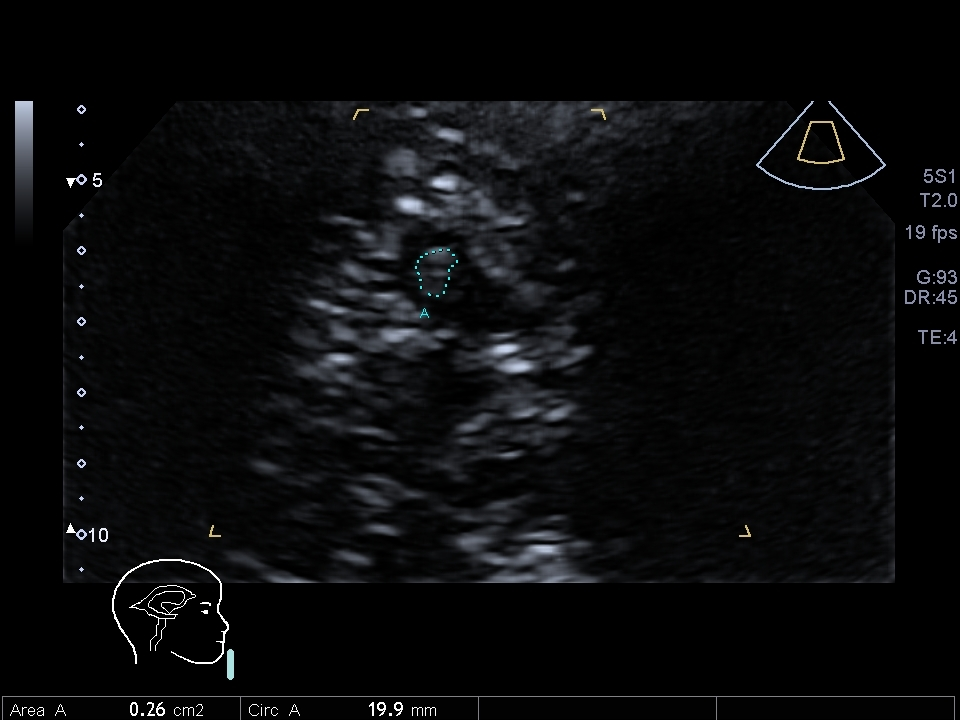
#> input picture images_samples/sample1.jpg, 960 x 720 px
$ python -i gg_prepr.py   (imports and definitions only)
#> lines starting #> are read from the running program, lines starting #| are printed output that depends on the picture; after the words box and inside, x2 and y2 are one past the last pixel; in counts of white or black regions, pixels touching at a corner belong together
"""
Copyright (C) 2022 Giansalvo Gusinu <profgusinu@gmail.com>

Permission is hereby granted, free of charge, to any person obtaining a
copy of this software and associated documentation files (the "Software"),
to deal in the Software without restriction, including without limitation
the rights to use, copy, modify, merge, publish, distribute, sublicense,
and/or sell copies of the Software, and to permit persons to whom the
Software is furnished to do so, subject to the following conditions:

The above copyright notice and this permission notice shall be included in
all copies or substantial portions of the Software.

THE SOFTWARE IS PROVIDED "AS IS", WITHOUT WARRANTY OF ANY KIND, EXPRESS OR
IMPLIED, INCLUDING BUT NOT LIMITED TO THE WARRANTIES OF MERCHANTABILITY,
FITNESS FOR A PARTICULAR PURPOSE AND NONINFRINGEMENT. IN NO EVENT SHALL
THE AUTHORS OR COPYRIGHT HOLDERS BE LIABLE FOR ANY CLAIM, DAMAGES OR OTHER
LIABILITY, WHETHER IN AN ACTION OF CONTRACT, TORT OR OTHERWISE, ARISING
FROM, OUT OF OR IN CONNECTION WITH THE SOFTWARE OR THE USE OR OTHER
DEALINGS IN THE SOFTWARE.
"""
import argparse
import logging
import os
import time
from venv import logger
import cv2
import numpy as np

# COPYRIGHT NOTICE AND PROGRAM VERSION
COPYRIGHT_NOTICE = "Copyright (C) 2022 Giansalvo Gusinu"
PROGRAM_VERSION = "1.0"

# CONSTANTS
ACTION_ANONYMIZE = "anonymize"
ACTION_CROP = "crop"
ACTION_MASK = "mask"
ACTION_MEASURE = "measure"
ACTION_TRIMAP = "trimap"
ACTION_HEALTHY = "healthy"
ACTION_IMBALANCE = "imbalance"
CROP_X_DEFAULT = 330
CROP_Y_DEFAULT = 165
CROP_W_DEFAULT = 300
CROP_H_DEFAULT = 300
ANONYMIZE_X_DEFAULT = 0
ANONYMIZE_Y_DEFAULT = 0
ANONYMIZE_W_DEFAULT = 1240
ANONYMIZE_H_DEFAULT = 100
VALUE_FOREGROUND    = 1
VALUE_BORDER        = 2
VALUE_BACKGROUND    = 3

# COLOUR MASKS
cyan_lower = np.array([34, 85, 30])
cyan_upper = np.array([180, 252, 234])
white_lower = np.array([0, 0, 255])
white_upper = np.array([180, 255, 255])
green_lower = np.array([1, 0, 0])
green_upper = np.array([80, 255, 255])
contour_color = (0, 255, 0)  # green contour (BGR)
fill_color = list(contour_color)

# DIRECTORIES
SUBDIR_WHITE = "white"
SUBDIR_CYAN = "cyan"
SUBDIR_BINARY = "bin"
SUBDIR_VISIBLE = "visible"

# [30 lines left out: functions measure_area, anonimize, put_text, not called in this run]


def fill_contours_white(finput, num_extra_iteration=4):
#> called with finput = 'images_samples/sample1.jpg', num_extra_iteration = 4
    lower_color = white_lower
    upper_color = white_upper

    logging.basicConfig(level=logging.WARNING)
    logger = logging.getLogger('gians')

    # thick=3 NOT GOOD! thick=2 THE BEST BUT NEED SECOND PASS BECAUSE OF DISCONNECTIONS!
    contour_thick = 2
    #fn, fext = os.path.splitext(os.path.basename(finput))

    img_orig = cv2.imread(finput)
#> img_orig is the input picture: shape (720, 960, 3); mean B, G, R 11.6, 10.6, 10
    img = img_orig.copy()
    (img_h, img_w) = img_orig.shape[:2]
#> img_h = 720; img_w = 960
    logger.info("Image loaded: " + str(img_w) + "x" + str(img_h))

    # change color space and set color mask
    imghsv = cv2.cvtColor(img, cv2.COLOR_BGR2HSV)
#> imghsv: shape (720, 960, 3); mean H, S, V 38.1, 24.3, 11.7
    mask_color = cv2.inRange(imghsv, lower_color, upper_color)
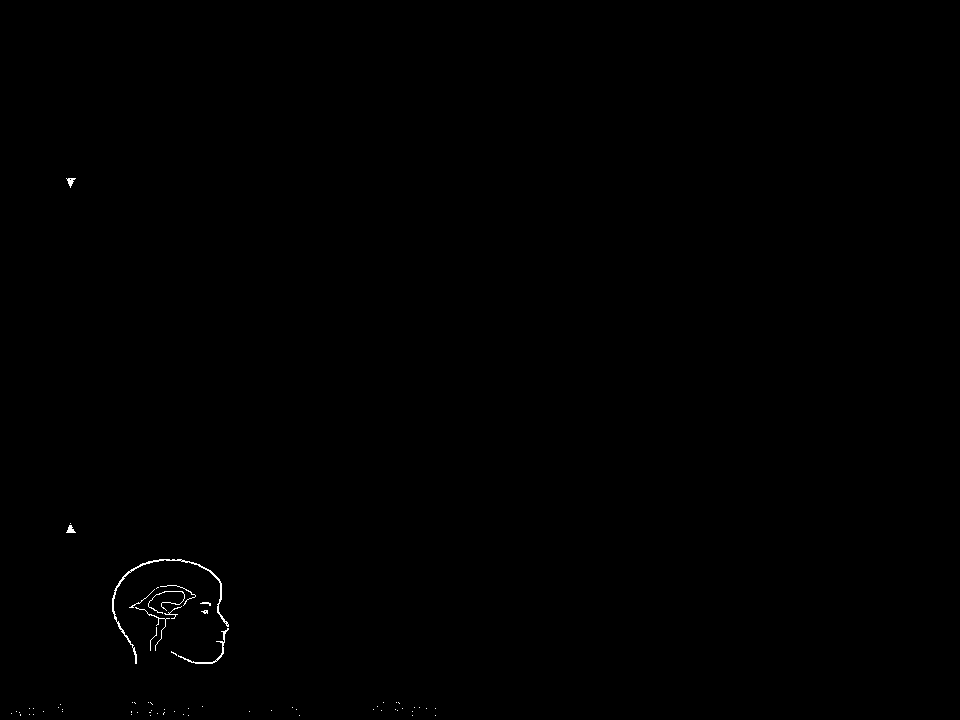
#> mask_color: shape (720, 960); 0.17% white in thin lines or dots, all inside (x1, y1, x2, y2) = (11, 178, 436, 716)

    # PASS 1: Close contour
    # ksize=(3,3,) more disconnections; ksize=(5,5) THE BEST; ksize=(7,7) bigger border
    kernel = cv2.getStructuringElement(cv2.MORPH_RECT, (5, 5))
    # iteration=2 NOT GOOD!
    img_close_contours = cv2.morphologyEx(mask_color, cv2.MORPH_CLOSE, kernel, iterations=1)
#> img_close_contours: shape (720, 960); 0.24% white; 46 white regions (40 under 20 px)

    # PASS 1: Find outer contours
    cnts, _ = cv2.findContours(img_close_contours, cv2.RETR_EXTERNAL, cv2.CHAIN_APPROX_NONE)
#> cnts = 46 contours, 42 with area under 20; largest, box (x1, y1, x2, y2) and area: (129, 585, 196, 651) 1356, (112, 559, 229, 664) 376, (66, 523, 76, 533) 34, (66, 178, 76, 188) 34
    # img_contours = np.zeros((img.shape[0], img.shape[1], 3), dtype="uint8")  # RGB image black
    # cv2.drawContours(img_contours, cnts, -1, contour_color, contour_thick)

    # PASS 1: fill contours
    img_filled = np.zeros((img.shape[0], img.shape[1], 3), dtype="uint8")  # BGR image black
    cv2.fillPoly(img_filled, pts=cnts, color=fill_color)

    # sharpen contours: change all non-black pixels to "fill_color"
    img_green_seg = img_filled.copy()
    black_pixels_mask = np.all(img_green_seg == [0, 0, 0], axis=-1)
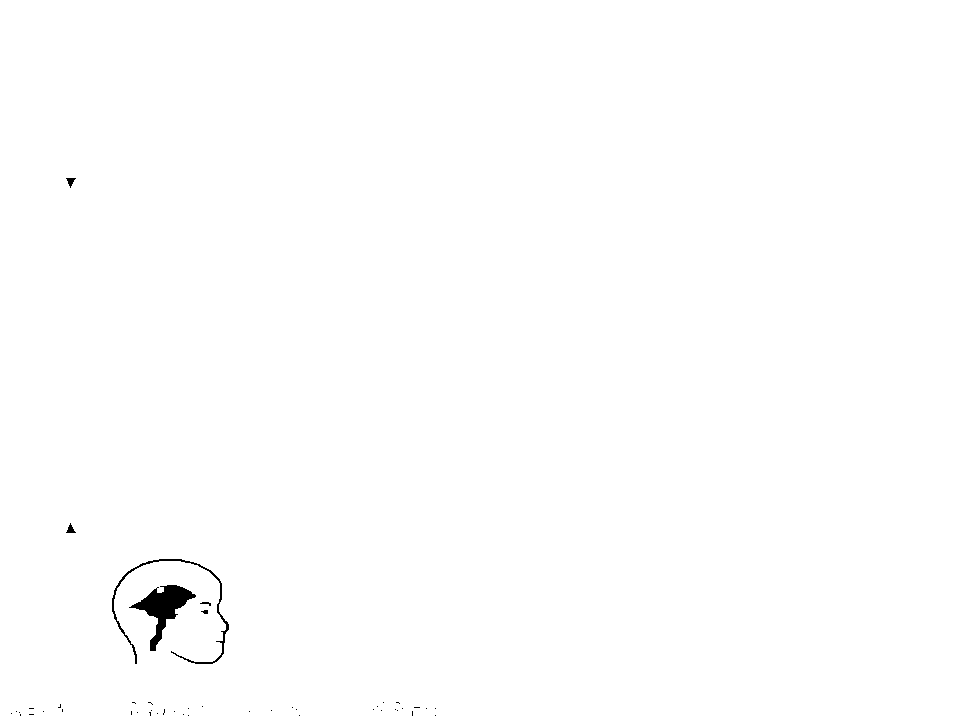
#> black_pixels_mask: shape (720, 960) bool; 99.7% white; 46 black regions (40 under 20 px), largest, box (x1, y1, x2, y2) and area: (129, 585, 196, 651) 1473, (112, 559, 229, 664) 694, (66, 178, 76, 188) 49, (66, 523, 76, 533) 49, (200, 602, 211, 606) 22, (201, 610, 208, 614) 20
    non_black_pixels_mask = ~black_pixels_mask
    img_green_seg[non_black_pixels_mask] = [0, 255, 0]

    for x in range(num_extra_iteration):
        # Close contour
        imghsv = cv2.cvtColor(img_green_seg, cv2.COLOR_BGR2HSV)
        mask_green = cv2.inRange(imghsv, green_lower, green_upper)
        # ksize=(3,3) more disconnections; ksize=(5,5) THE BEST; ksize=(7,7) too bigger border
        kernel = cv2.getStructuringElement(cv2.MORPH_RECT, (5, 5))
        # iteration=2 NOT GOOD!
        img_close_contours = cv2.morphologyEx(mask_green, cv2.MORPH_CLOSE, kernel, iterations=1)

        # Find outer contours
        cnts, _ = cv2.findContours(img_close_contours, cv2.RETR_EXTERNAL, cv2.CHAIN_APPROX_NONE)
        img_contours = np.zeros((img.shape[0], img.shape[1], 3), dtype="uint8")  # BGR black image
        cv2.drawContours(img_contours, cnts, -1, contour_color, contour_thick)
        img_green_seg = img_contours
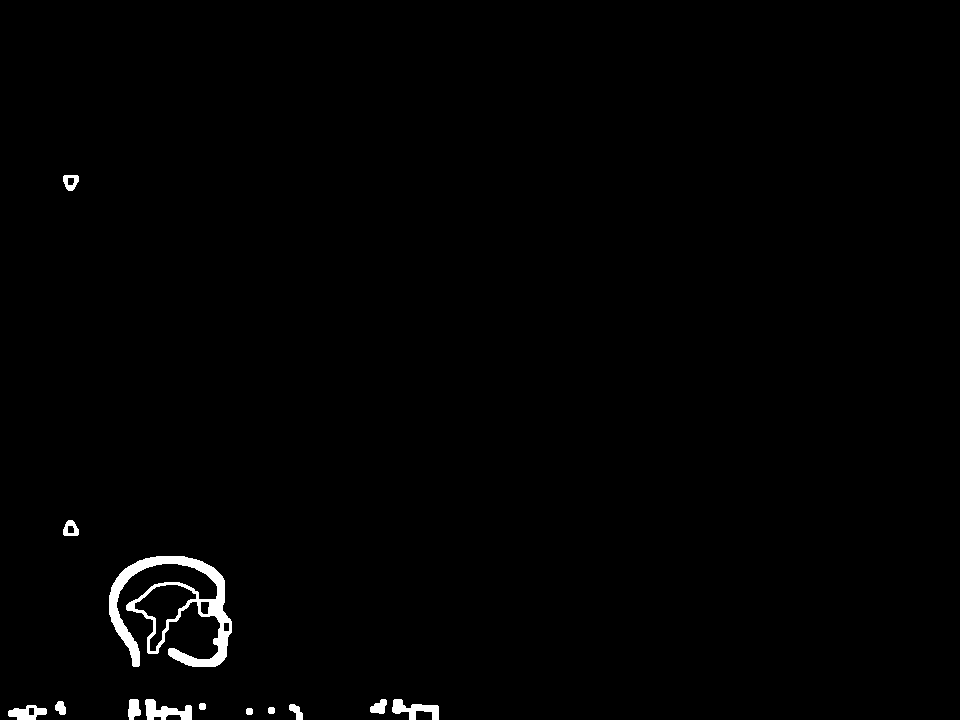
#> img_close_contours: shape (720, 960); 0.98% white; 13 white regions, largest, box (x1, y1, x2, y2) and area: (109, 556, 232, 667) 4276, (145, 699, 192, 720) 548, (392, 699, 439, 720) 495
#> imghsv: shape (720, 960, 3); mean H, S, V 0.5, 2, 2
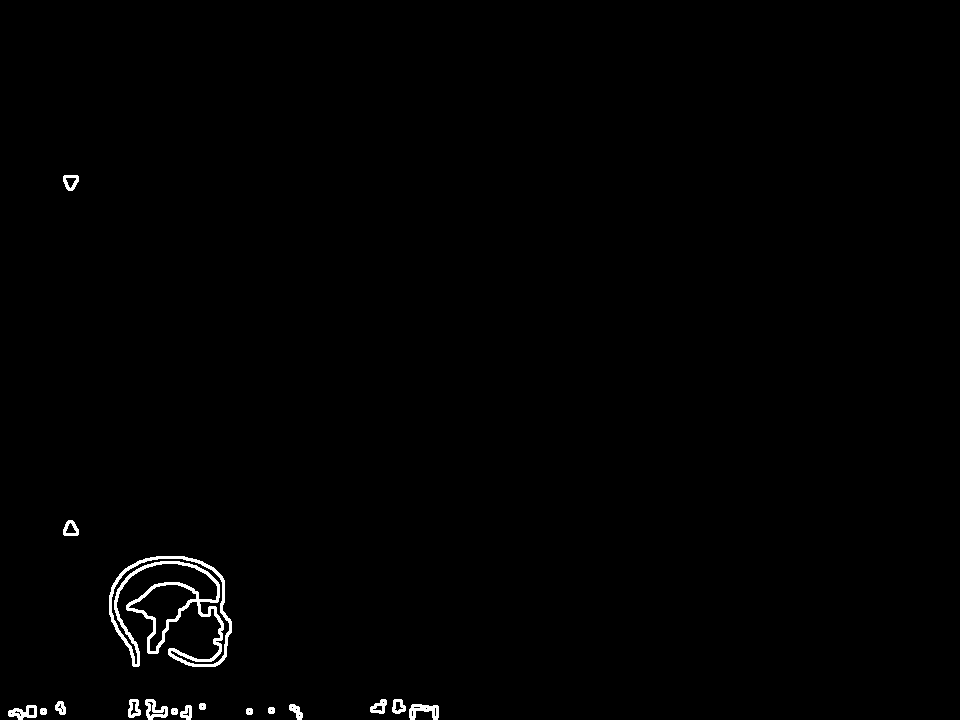
#> mask_green: shape (720, 960); 0.78% white; 17 white regions, largest, box (x1, y1, x2, y2) and area: (109, 556, 232, 667) 3304, (409, 704, 439, 720) 281, (145, 699, 168, 720) 256

    # PASS LAST: fill contours
    img_filled = np.zeros((img.shape[0], img.shape[1], 3), dtype="uint8")  # BGR black image
    cv2.fillPoly(img_filled, pts=cnts, color=fill_color)

    # PASS LAST: erosion
    kernel_erosion = np.ones((5, 5), np.uint8)
    # using the OpenCV erode command to morphologically process the images that user wants to modify
    img_filled = cv2.erode(img_filled, kernel_erosion, iterations=1)
    return img_filled


# [224 lines left out: functions fill_contours_cyan, fill_contours_all_files, generate_trimaps_all_files, generate_trimap, anonymize_all_files, crop_all_files and 2 more, not called in this run]


#  main
parser = argparse.ArgumentParser(
    description=COPYRIGHT_NOTICE,
    epilog="Examples:\n"
           "         $python %(prog)s anonymize -i images_folder -o anonym_folder\n"
           "         $python %(prog)s anonymize -i images_folder -o anonym_folder -x=0 -y=0 -w=640 -hi=100\n"
           "\n"
           "         $python %(prog)s crop -i images_folder -o cropped_folder\n"
           "         $python %(prog)s crop -i images_folder -o cropped_folder -x=330 -y=165 -w=300 -hi=300\n"
           "\n"
           "         $python %(prog)s mask -i cropped_folder -o masks_folder\n"
           "\n"
           "         $python %(prog)s measure -i trimap_folder -mf measures.txt\n"
           "\n"
           "         $python %(prog)s trimap -i masks_folder -o trimap_folder -cl 3\n"
           "\n"
           "         Generate trimap for Healthy Control with given width, height and number of classes:"
           "         $python %(prog)s healthy -w=width hi=height -cl 3\n"
           "\n"
           "         $python %(prog)s imbalance -i trimamp_folder -mf imbalance.txt\n",
            formatter_class=argparse.RawTextHelpFormatter)
# [1 line not run here, left out]
group = parser.add_mutually_exclusive_group()
# [13 lines not run here, left out]

# [1 line that did not run here, left out]
# [1 line that did not run here, left out]

# [112 lines not run here, left out]

>>> result = fill_contours_white('images_samples/sample1.jpg')
